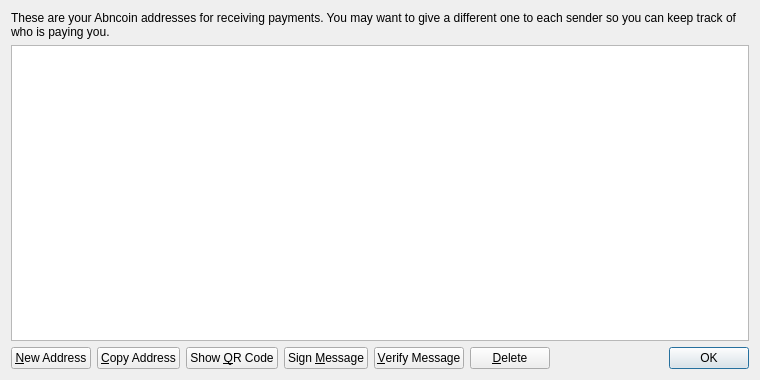
<?xml version="1.0" encoding="UTF-8"?>
<ui version="4.0">
 <class>AddressBookPage</class>
 <widget class="QWidget" name="AddressBookPage">
  <property name="geometry">
   <rect>
    <x>0</x>
    <y>0</y>
    <width>760</width>
    <height>380</height>
   </rect>
  </property>
  <property name="windowTitle">
   <string>Address Book</string>
  </property>
  <layout class="QVBoxLayout" name="verticalLayout">
   <item>
    <widget class="QLabel" name="labelExplanation">
     <property name="text">
      <string>These are your Abncoin addresses for receiving payments. You may want to give a different one to each sender so you can keep track of who is paying you.</string>
     </property>
     <property name="textFormat">
      <enum>Qt::PlainText</enum>
     </property>
     <property name="wordWrap">
      <bool>true</bool>
     </property>
    </widget>
   </item>
   <item>
    <widget class="QTableView" name="tableView">
     <property name="contextMenuPolicy">
      <enum>Qt::CustomContextMenu</enum>
     </property>
     <property name="toolTip">
      <string>Double-click to edit address or label</string>
     </property>
     <property name="tabKeyNavigation">
      <bool>false</bool>
     </property>
     <property name="alternatingRowColors">
      <bool>true</bool>
     </property>
     <property name="selectionMode">
      <enum>QAbstractItemView::SingleSelection</enum>
     </property>
     <property name="selectionBehavior">
      <enum>QAbstractItemView::SelectRows</enum>
     </property>
     <property name="sortingEnabled">
      <bool>true</bool>
     </property>
     <attribute name="verticalHeaderVisible">
      <bool>false</bool>
     </attribute>
    </widget>
   </item>
   <item>
    <layout class="QHBoxLayout" name="horizontalLayout">
     <item>
      <widget class="QPushButton" name="newAddressButton">
       <property name="toolTip">
        <string>Create a new address</string>
       </property>
       <property name="text">
        <string>&amp;New Address</string>
       </property>
       <property name="icon">
        <iconset resource="../bitcoin.qrc">
         <normaloff>:/icons/add</normaloff>:/icons/add</iconset>
       </property>
      </widget>
     </item>
     <item>
      <widget class="QPushButton" name="copyToClipboard">
       <property name="toolTip">
        <string>Copy the currently selected address to the system clipboard</string>
       </property>
       <property name="text">
        <string>&amp;Copy Address</string>
       </property>
       <property name="icon">
        <iconset resource="../bitcoin.qrc">
         <normaloff>:/icons/editcopy</normaloff>:/icons/editcopy</iconset>
       </property>
      </widget>
     </item>
     <item>
      <widget class="QPushButton" name="showQRCode">
       <property name="text">
        <string>Show &amp;QR Code</string>
       </property>
       <property name="icon">
        <iconset resource="../bitcoin.qrc">
         <normaloff>:/icons/qrcode</normaloff>:/icons/qrcode</iconset>
       </property>
      </widget>
     </item>
     <item>
      <widget class="QPushButton" name="signMessage">
       <property name="toolTip">
        <string>Sign a message to prove you own a Abncoin address</string>
       </property>
       <property name="text">
        <string>Sign &amp;Message</string>
       </property>
       <property name="icon">
        <iconset resource="../bitcoin.qrc">
         <normaloff>:/icons/edit</normaloff>:/icons/edit</iconset>
       </property>
      </widget>
     </item>
     <item>
      <widget class="QPushButton" name="verifyMessage">
       <property name="toolTip">
        <string>Verify a message to ensure it was signed with a specified Abncoin address</string>
       </property>
       <property name="text">
        <string>&amp;Verify Message</string>
       </property>
       <property name="icon">
        <iconset resource="../bitcoin.qrc">
         <normaloff>:/icons/transaction_0</normaloff>:/icons/transaction_0</iconset>
       </property>
      </widget>
     </item>
     <item>
      <widget class="QPushButton" name="deleteButton">
       <property name="toolTip">
        <string>Delete the currently selected address from the list</string>
       </property>
       <property name="text">
        <string>&amp;Delete</string>
       </property>
       <property name="icon">
        <iconset resource="../bitcoin.qrc">
         <normaloff>:/icons/remove</normaloff>:/icons/remove</iconset>
       </property>
      </widget>
     </item>
     <item>
      <spacer name="horizontalSpacer">
       <property name="orientation">
        <enum>Qt::Horizontal</enum>
       </property>
       <property name="sizeHint" stdset="0">
        <size>
         <width>40</width>
         <height>20</height>
        </size>
       </property>
      </spacer>
     </item>
     <item>
      <widget class="QDialogButtonBox" name="buttonBox">
       <property name="sizePolicy">
        <sizepolicy hsizetype="Maximum" vsizetype="Fixed">
         <horstretch>0</horstretch>
         <verstretch>0</verstretch>
        </sizepolicy>
       </property>
       <property name="standardButtons">
        <set>QDialogButtonBox::Ok</set>
       </property>
      </widget>
     </item>
    </layout>
   </item>
  </layout>
 </widget>
 <resources>
  <include location="../bitcoin.qrc"/>
 </resources>
 <connections/>
</ui>
